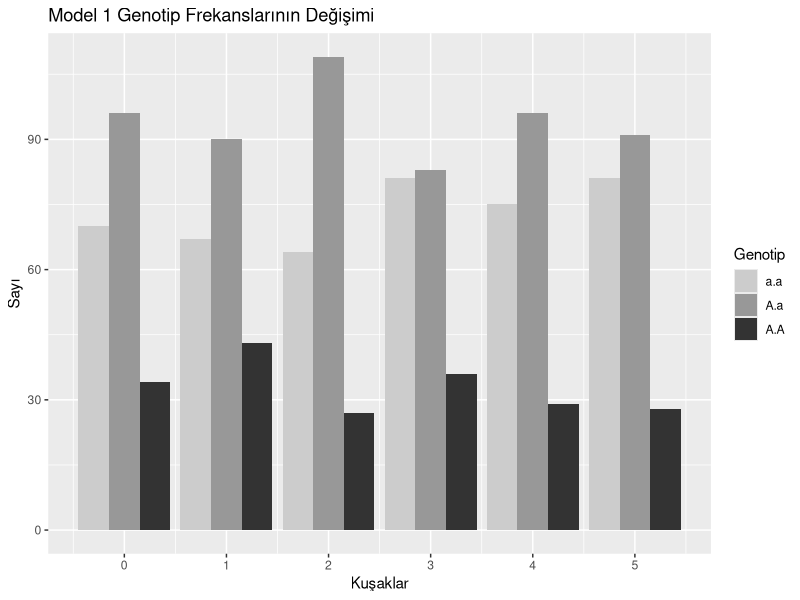
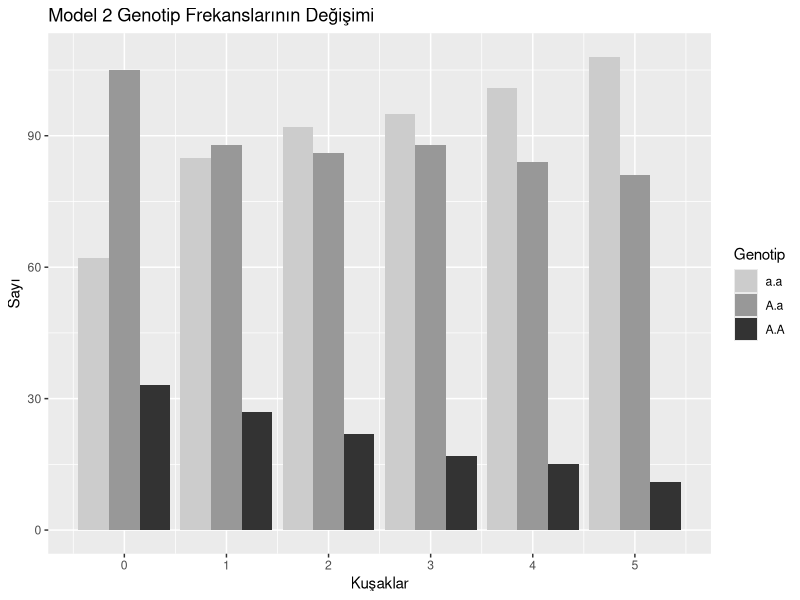
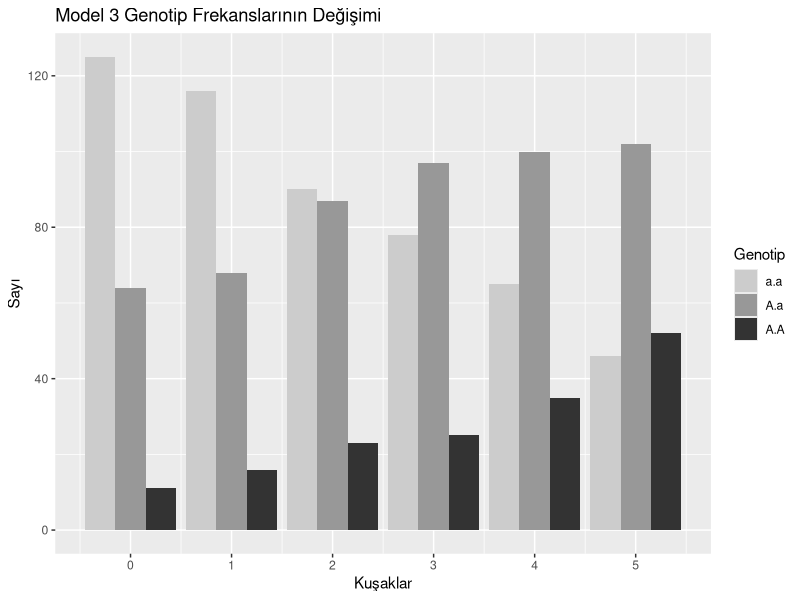

Source code (R) for these figures, in order:
# Burada kullanılacak olan grafikler ggplot2 paketinin yüklenmesini gerektirmektedir.

# ggplot2 paketinin yüklenmesi için

install.packages("ggplot2")

# ggplot2 bir kere yüklendikten sonra yukarıdaki komutu çalıştırmanıza gerek yoktur

# Ancak ggplot2 grafiklerini bulunduğunuz R seansında kullanmadan önce aşağıdaki komutla kütüphaneden yüklemeniz gereklidir.
library(ggplot2)



# Burada seçilim baskısı altındaki populasyonu simule edeceğiz
# A koyu rengi a ise açık rengi temsil etmekte 

# Öncelikli olarak simulasyonumuz için gerekli fonksiyonları oluşturuyoruz
# İlkin populasyon, fonksiyon içerisine iki argüman almaktadır, örneklem büyüklüğü ve A'nın frekansı
# set seed fonksiyonu oluşturduğunuz random simülasyonu tekrar oluşturmanızı sağlar
set.seed(14)

primary <- function(sample_size,freq_A = 0.1){
        freq_a <- 1-freq_A
        population <- data.frame()
        
        for(i in seq_len(sample_size)){
                ind = sample(c("A","a"),size = 2,replace = TRUE,
                             prob = c(freq_A,freq_a))
                ind_1 = paste(ind[1],ind[2],sep = ".")
                if(ind_1 == "a.A"){ind_1 = "A.a"}
                ind_1 = data.frame("Inds" = ind_1,"Generation" = 0)
                population <- rbind(population,ind_1)
        }
        return(population)
}

#Seçilim fonksiyonu argümanlar populasyon büyüklüğü, üç genotip için seçilim katsayıları vektör olarak örneğin c(1,0.9,0.5)
# Son olarak kuşak sayısı 1:n
Selection <- function(sample_size,freq_A =0.1,sel_coef = c(1,1,1),generations = 1:5){
        population <- primary(sample_size,freq_A)
        for (i in generations){
                generation <- subset(population,Generation == i-1)[,1]
                live_AA <- round(sum(generation == "A.A")*sel_coef[1])
                live_Aa <- round(sum(generation == "A.a")*sel_coef[2])
                live_aa <- round(sum(generation == "a.a")*sel_coef[3])
                generation <- c(rep("A.A",live_AA),rep("A.a",live_Aa),rep("a.a",live_aa))
                new_pop <- data.frame()
                for (j in 1:sample_size){
                        sample_1 <- unlist(strsplit(as.character(sample(generation,1)),split =".",fixed = TRUE))
                        sample_2 <- unlist(strsplit(as.character(sample(generation,1)),split =".",fixed = TRUE))
                        ind <- paste(sample(sample_1,1),sample(sample_2,1),sep =".")
                        if(ind == "a.A"){ind = "A.a"}
                        ind = data.frame("Inds" = ind,"Generation" = i)
                        new_pop <- rbind(new_pop, ind)
                }
                population <- rbind(population, new_pop)
                
        }
        population$Generation <- population$Generation
        return(population)
        
}


# Allel frekanslarının hesaplanması, fonksiyon argümanları 1.populasyon, 2.kuşak
frequency <- function(pop,generation){
  gen <- subset(pop,Generation == generation)
  freq_A = (2*sum(gen$Inds == "A.A")+sum(gen$Inds == "A.a"))/(2*dim(gen)[1])
  freq_a = (2*sum(gen$Inds == "a.a")+sum(gen$Inds == "A.a"))/(2*dim(gen)[1])
  data_freq <- data.frame("A" = freq_A, "a" = freq_a)
  return(data_freq)
  
}

# Kullanacağımız fonksiyonları kodlamayı bitirdik
# Simulasyonların başlangıcı
# Model 1 seçilimin olmadığı bir durumun modellenmesi tüm genotiplerin 
# hayatta kalma olasılığı birbirine eşittir
pop_1 <- Selection(sample_size = 200,
                   freq_A = 0.4,sel_coef = c(1,1,1),generations = 1:5)


# Genotip sayılarının değişim tablosu
table_change <- table(pop_1$Inds,pop_1$Generation)
table_change
# Frekans olarak
table_change/1000

#Değişim Grafiği
ggplot(pop_1,aes(x=Generation,fill = Inds)) +
  geom_bar(position = "dodge") +
  xlab("Kuşaklar")+
  ylab("Sayı")+
  scale_fill_grey(start=0.8, end=0.2) +
  scale_x_continuous(breaks=c(0:5))+    #kuşak sayısına bağlı olarak breaks argümanını değiştirin örneğin 10 küşak için breaks = c(0:10)
  labs(fill = "Genotip") +
  ggtitle("Model 1 Genotip Frekanslarının Değişimi")


# 5. kuşaktaki allel frekansları, A alleli ve a alleli
freq_model_1 <- frequency(pop_1,5)
print(freq_model_1)



# Model 2  endüstri devrimi öncesi koyu renklilere karşı seçilim baskısı
pop_2 <- Selection(sample_size = 200,
                            freq_A = 0.4,sel_coef = c(0.6,0.8,1),generations = 1:5)



# Genotip sayılarının değişim tablosu
table_change <- table(pop_2$Inds,pop_2$Generation)
table_change
# Frekans olarak
table_change/1000




#Değişim Grafiği
ggplot(pop_2,aes(x=Generation,fill = Inds)) +
        geom_bar(position = "dodge") +
        xlab("Kuşaklar")+
        ylab("Sayı")+
        scale_fill_grey(start=0.8, end=0.2) +
        scale_x_continuous(breaks=c(0:5))+    #kuşak sayısına bağlı olarak breaks argümanını değiştirin örneğin 10 küşak için breaks = c(0:10)
        labs(fill = "Genotip") +
        ggtitle("Model 2 Genotip Frekanslarının Değişimi")



# 5. kuşaktaki allel frekansları, A alleli ve a alleli
freq_model_2 <- frequency(pop_2,5)
print(freq_model_2)

# Model 3, endüstri devrimi sonrası artık A alleli lehinde seçilim olduğunu
# modelliyoruz

# Başlangıçtaki A allelinin frekansını bir önceki basamaktan alıyoruz

freq_A <- freq_model_2[1,1]

pop_3 <- Selection(sample_size = 200, freq_A, sel_coef = c(1,0.8,0.6),
                    generations = 1:5)

# Genotip sayılarının değişim tablosu
table_change <- table(pop_3$Inds,pop_3$Generation)
table_change
# Frekans olarak
table_change/1000


# Değişim grafiği Model 3

ggplot(pop_3,aes(x=Generation,fill = Inds)) +
  geom_bar(position = "dodge") +
  xlab("Kuşaklar")+
  ylab("Sayı")+
  scale_fill_grey(start=0.8, end=0.2) +
  scale_x_continuous(breaks=c(0:5))+    #kuşak sayısına bağlı olarak breaks argümanını değiştirin örneğin 10 küşak için breaks = c(0:10)
  labs(fill = "Genotip") +
  ggtitle("Model 3 Genotip Frekanslarının Değişimi")

# 5. kuşaktaki allel frekansları, A alleli ve a alleli
freq_model_3 <- frequency(pop_3,5)
print(freq_model_3)

